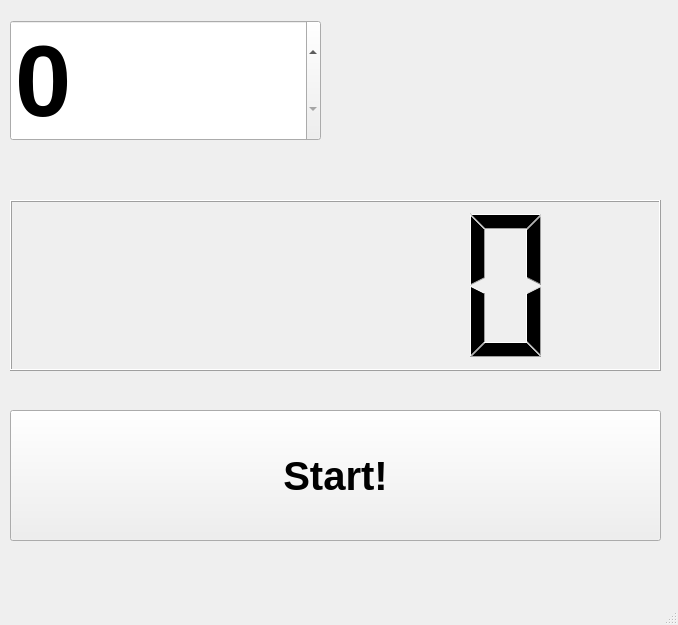
<?xml version="1.0" encoding="UTF-8"?>
<ui version="4.0">
 <class>MainWindow</class>
 <widget class="QMainWindow" name="MainWindow">
  <property name="geometry">
   <rect>
    <x>0</x>
    <y>0</y>
    <width>678</width>
    <height>625</height>
   </rect>
  </property>
  <property name="windowTitle">
   <string>SZ Tombola 2023</string>
  </property>
  <widget class="QWidget" name="centralwidget">
   <widget class="QLCDNumber" name="lcdNumber">
    <property name="geometry">
     <rect>
      <x>10</x>
      <y>200</y>
      <width>651</width>
      <height>171</height>
     </rect>
    </property>
   </widget>
   <widget class="QSpinBox" name="spinBox">
    <property name="geometry">
     <rect>
      <x>10</x>
      <y>20</y>
      <width>311</width>
      <height>121</height>
     </rect>
    </property>
    <property name="font">
     <font>
      <pointsize>76</pointsize>
      <bold>true</bold>
     </font>
    </property>
    <property name="maximum">
     <number>99999</number>
    </property>
   </widget>
   <widget class="QPushButton" name="pushButton">
    <property name="geometry">
     <rect>
      <x>10</x>
      <y>410</y>
      <width>651</width>
      <height>131</height>
     </rect>
    </property>
    <property name="font">
     <font>
      <pointsize>30</pointsize>
      <bold>true</bold>
     </font>
    </property>
    <property name="text">
     <string>Start!</string>
    </property>
   </widget>
   <widget class="QLabel" name="logo">
    <property name="geometry">
     <rect>
      <x>390</x>
      <y>-10</y>
      <width>271</width>
      <height>171</height>
     </rect>
    </property>
    <property name="text">
     <string/>
    </property>
    <property name="pixmap">
     <pixmap resource="Images.qrc">:/images/SZ-Ybbs-Logo.png</pixmap>
    </property>
   </widget>
  </widget>
  <widget class="QMenuBar" name="menubar">
   <property name="geometry">
    <rect>
     <x>0</x>
     <y>0</y>
     <width>678</width>
     <height>43</height>
    </rect>
   </property>
  </widget>
  <widget class="QStatusBar" name="statusbar"/>
 </widget>
 <resources>
  <include location="Images.qrc"/>
 </resources>
 <connections/>
</ui>
